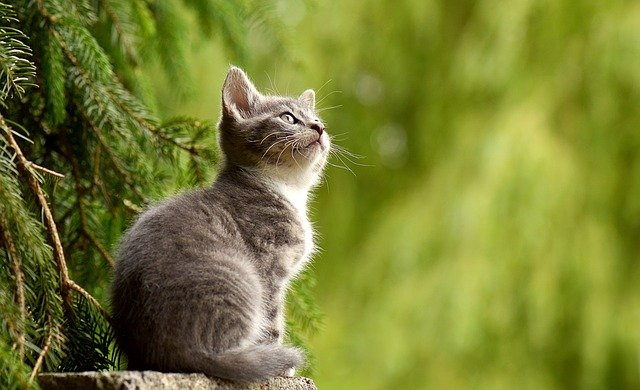
#> input picture pythonImageWorkspace/Data/img.jpg, 640 x 390 px, found by its file name
$ jupyter execute '06. 크기 조정.ipynb'
#> lines starting #> are read from the running program, lines starting #| are printed output that depends on the picture
# 6. 크기 조정

# 이미지

[cell 1]
import cv2
path = "C:\\Users\\User\\Desktop\\code\\gitFolder\\myStudy\\3_OpenCV_python\\pythonImageWorkspace\\Data"

고정크기로 설정

[cell 2]
import cv2

img = cv2.imread(path + '/img.jpg')
#> img is the input picture: shape (390, 640, 3); mean B, G, R 50.4, 126.1, 119.4
dst = cv2.resize(img, (400, 500))
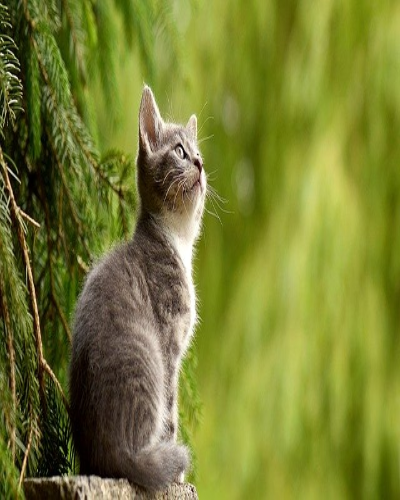
#> dst: shape (500, 400, 3); mean B, G, R 50.3, 125.9, 119.3

cv2.imshow('1', img)
cv2.imshow('2', dst)

cv2.waitKey(0)
cv2.destroyAllWindows()

비율로 설정

[cell 3]
import cv2

img = cv2.imread(path + '/img.jpg')
dst = cv2.resize(img, None, fx=0.5, fy=0.5)
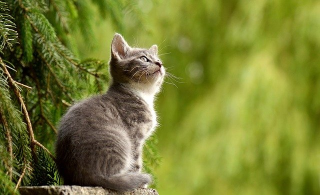
#> dst: shape (195, 320, 3); mean B, G, R 50.5, 126.2, 119.5

cv2.imshow('1', img)
cv2.imshow('2', dst)

cv2.waitKey(0)
cv2.destroyAllWindows()

보간법

1. cv2.INTER_AREA : 크기를 줄일 때 사용
1. cv2.INTER_CUBIC : 크기를 늘릴 떄 사용(속도 느림, 퀄리티 좋음)
1. cv2.INTER_LINEAR : 크기를 늘릴 때 사용(기본값)

보간법 적용하여 축소

[cell 4]
import cv2

img = cv2.imread(path + '/img.jpg')
dst = cv2.resize(img, None, fx=0.5, fy=0.5, interpolation=cv2.INTER_AREA)

cv2.imshow('1', img)
cv2.imshow('2', dst)

cv2.waitKey(0)
cv2.destroyAllWindows()

보간법 적용하여 확대

[cell 5]
import cv2

img = cv2.imread(path + '/img.jpg')
dst = cv2.resize(img, None, fx=1.5, fy=1.5, interpolation=cv2.INTER_CUBIC)
#> dst: shape (585, 960, 3)

cv2.imshow('1', img)
cv2.imshow('2', dst)

cv2.waitKey(0)
cv2.destroyAllWindows()

# 동영상

### 고정크기로 설정

[cell 6]
import cv2
cap = cv2.VideoCapture(path + '/video.mp4')

while cap.isOpened() :
    ret, frame = cap.read()
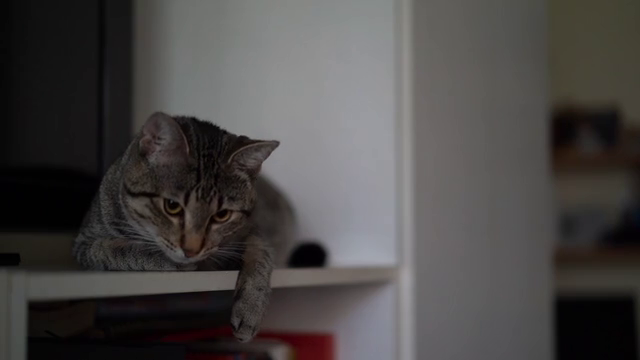
#> input picture frame 81 of pythonImageWorkspace/Data/video.mp4, 640 x 360 px
#> frame is the input picture: shape (360, 640, 3); mean B, G, R 70.6, 71.5, 74.3
    if not ret :
        break

    frame_resized = cv2.resize(frame, (400, 500))
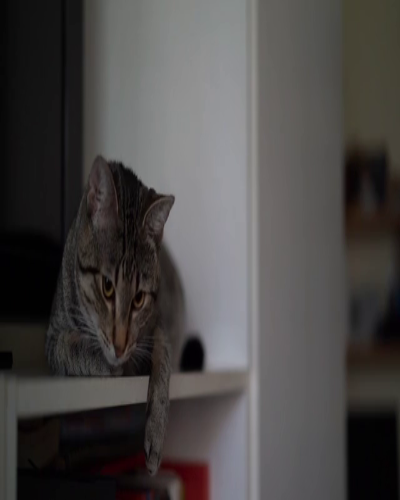
#> frame_resized: shape (500, 400, 3); mean B, G, R 70.5, 71.4, 74.2
    cv2.imshow('title', frame_resized)
    if cv2.waitKey(1) == ord('q'):
#> (key q is pressed here)
        break

cap.release()
cv2.destroyAllWindows()

### 비율로 크기 설정

[cell 7]
import cv2
cap = cv2.VideoCapture(path + '/video.mp4')

while cap.isOpened() :
    ret, frame = cap.read()
    if not ret :
        break

    frame_resized = cv2.resize(frame, None, fx = 1.5, fy = 1.5, interpolation=cv2.INTER_CUBIC)
#> frame_resized: shape (540, 960, 3)

    cv2.imshow('title', frame_resized)
    if cv2.waitKey(1) == ord('q'):
#> (key q is pressed here)
        break

cap.release()
cv2.destroyAllWindows()
